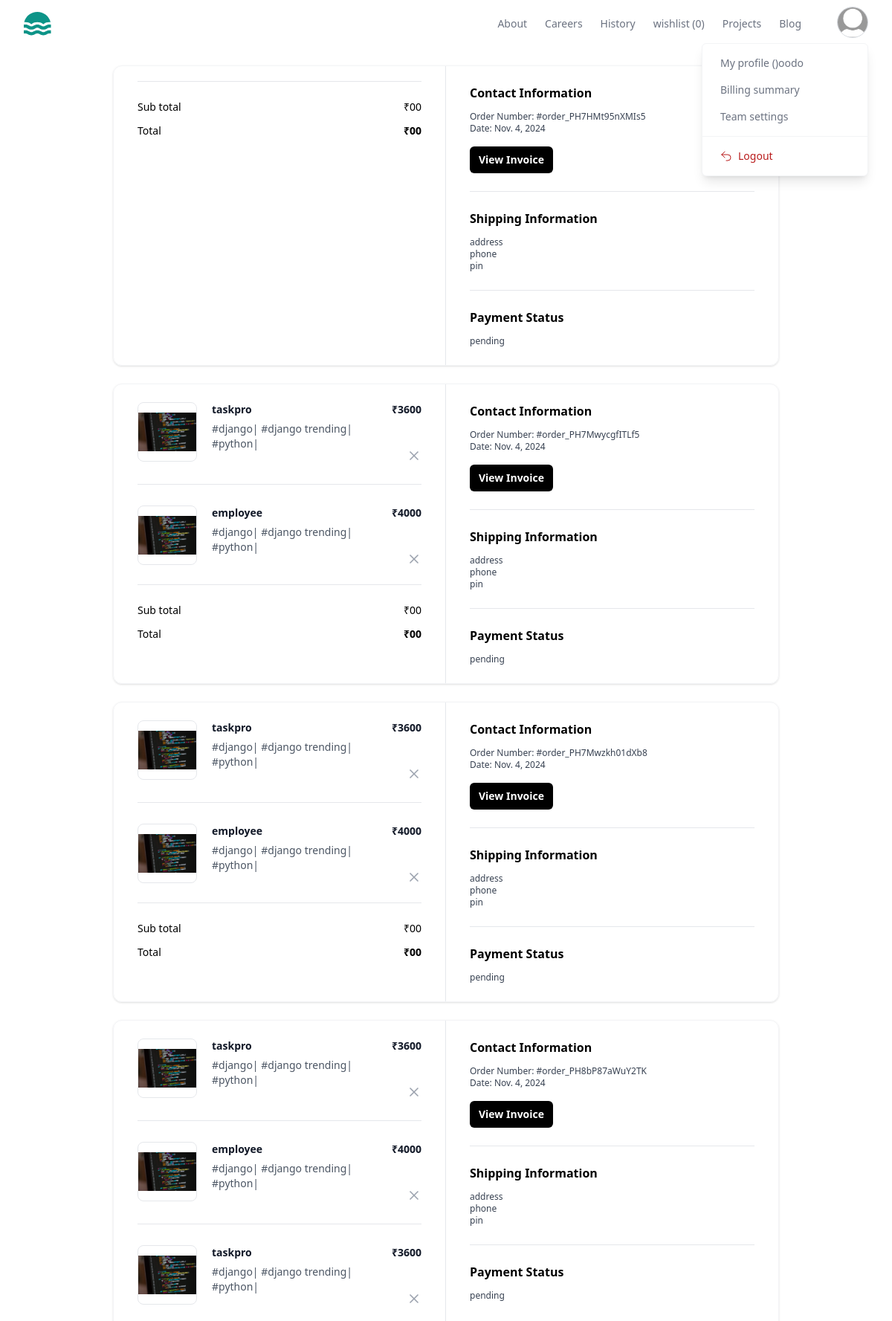
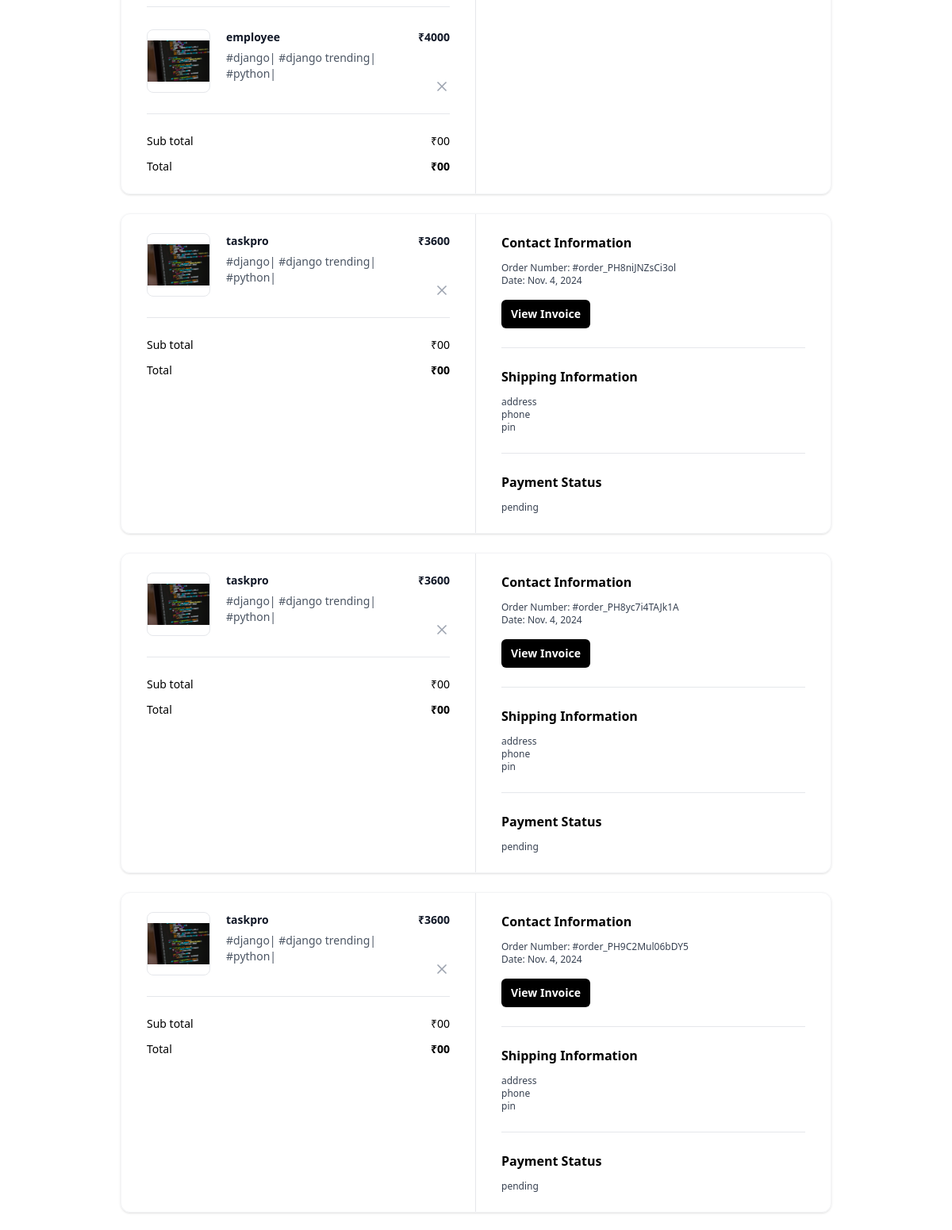
The app's page /orders/all/ (signed in, upper part) with its own data (2 pictures, top to bottom).
### store/models.py (models this page shows, shortened)
class BaseModel(models.Model):
    created_date=models.DateTimeField(auto_now_add=True)
    updated_date=models.DateTimeField(auto_now=True)
    is_active=models.BooleanField(default=True)

class UserProfile(BaseModel):
    bio=models.CharField(max_length=200,null=True)
    profile_picture=models.ImageField(upload_to="profilepictures",null=True,blank=True, default="profilepictures/default.png")
    phone=models.CharField(max_length=200,null=True)
    owner=models.OneToOneField(User,on_delete=models.CASCADE,related_name="profile")

class Order(BaseModel):
    wishlist_item_objects=models.ManyToManyField(WishListItem)
    is_paid=models.BooleanField(default=False)
    order_id=models.CharField(max_length=200,null=True)
    customer=models.ForeignKey(User,on_delete=models.CASCADE,null=True)

class BaseModel(models.Model):
    created_date=models.DateTimeField(auto_now_add=True)
    updated_date=models.DateTimeField(auto_now=True)
    is_active=models.BooleanField(default=True)

class WishListItem(BaseModel):
    wishlist_object=models.ForeignKey(WishList,on_delete=models.CASCADE,related_name="basket_item")
    project_object=models.ForeignKey(Project,on_delete=models.CASCADE)
    is_order_placed=models.BooleanField(default=False)

class Project(BaseModel):
    title=models.CharField(max_length=200)
    description=models.TextField()
    preview_image=models.ImageField(upload_to="previewimages",null=True,blank=True)
    price=models.PositiveIntegerField()
    developer=models.ForeignKey(User,on_delete=models.CASCADE)
    files=models.FileField(upload_to="projects",null=True,blank=True)
    tag_objects=models.ManyToManyField(Tag,null=True)
    thumbnail=EmbedVideoField()

class Tag(BaseModel):
    title=models.CharField(max_length=200)

### store/views.py (the view)
# urls.py: path('orders/all/',views.MyOrdersView.as_view(),name="orders"),
@method_decorator(decs,name="dispatch")
class MyOrdersView(View):
    template_name="myorders.html"
    def get(self,request,*args,**kwargs):
        qs=Order.objects.filter(customer=request.user)
        return render(request,self.template_name,{"data":qs})

### store/context_processors.py (called while the page is built)
def wishlist_item_count(request):
    count=0
    if request.user.is_authenticated:
        count=request.user.basket.basket_item.filter(is_order_placed=False).count()
    return {"cart_item_count":count}

### store/templates/myorders.html (shortened to what this page needs)
{%extends 'base.html'%}
{%block main_block%}
{%for o in data%}
<div class="mx-auto my-4 max-w-4xl md:my-6">
    <div class="overflow-hidden rounded-xl border border-gray-100 shadow">
      <div class="grid grid-cols-1 md:grid-cols-2">
        <div class="px-5 py-6 md:border-r md:border-r-gray-200 md:px-8">
          <div class="flow-root">
            <ul class="-my-7 divide-y divide-gray-200">
              {%for wi in o.wishlist_item_objects.all%}
              <li class="flex items-stretch justify-between space-x-5 py-7">
                <div class="flex flex-1 items-stretch">
                  <div class="flex-shrink-0">
                    <img
                      class="h-20 w-20 rounded-lg border border-gray-200 object-contain"
                      src="{{wi.project_object.preview_image.url}}"
                      alt="https://static.nike.com/a/images/c_limit,w_592,f_auto/t_product_v1/54a510de-a406-41b2-8d62-7f8c587c9a7e/air-force-1-07-lv8-shoes-9KwrSk.png"
                    />
                  </div>
                  <div class="ml-5 flex flex-col justify-between">
                    <div class="flex-1">
                      <p class="text-sm font-bold text-gray-900">
                       {{wi.project_object.title}}
                      </p>
                      <p class="mt-1.5 text-sm font-medium text-gray-600">
                       {%for t in wi.project_object.tag_objects.all%}
                       #{{t.title}}|
                       {%endfor%}
                      </p>
                    </div>
                  </div>
                </div>
                <div class="ml-auto flex flex-col items-end justify-between">
                  <p class="text-right text-sm font-bold text-gray-900">
                    ₹{{wi.project_object.price}}
                  </p>
                  <button
                    type="button"
                    class="-m-2 inline-flex rounded p-2 text-gray-400 transition-all duration-200 hover:text-gray-900 focus:outline-none focus:ring-2 focus:ring-gray-900 focus:ring-offset-2"
                  >
                    <svg
                      xmlns="http://www.w3.org/2000/svg"
                      width="24"
                      height="24"
                      viewBox="0 0 24 24"
                      fill="none"
                      stroke="currentColor"
                      stroke-width="2"
                      stroke-linecap="round"
                      stroke-linejoin="round"
                      class="h-5 w-5"
                    >
                      <line x1="18" y1="6" x2="6" y2="18"></line>
                      <line x1="6" y1="6" x2="18" y2="18"></line>
                    </svg>
                  </button>
                </div>
              </li>
              {%endfor%}
            </ul>
            <hr class="mt-6 border-gray-200" />
            <ul class="mt-6 space-y-3">
              <li class="flex items-center justify-between">
                <p class="text-sm font-medium">Sub total</p>
                <p class="text-sm font-medium">₹00</p>
              </li>
              <li class="flex items-center justify-between">
                <p class="text-sm font-medium ">Total</p>
                <p class="text-sm font-bold ">₹00</p>
              </li>
            </ul>
          </div>
        </div>
        <div class="px-5 py-6 md:px-8">
          <div class="flow-root">
            <div class="-my-6 divide-y divide-gray-200">
              <div class="py-6">
                <h2 class="text-base font-bold text-black">
                  Contact Information
                </h2>
                <p class="fontmedium mt-3 text-xs text-gray-700">
                  Order Number: #{{o.order_id}}
                </p>
                <p class="text-xs font-medium text-gray-700">
                  Date: {{o.created_date|date}}
                </p>
                <button
                  type="button"
                  class="mt-4 rounded-md bg-black px-3 py-2 text-sm font-semibold text-white shadow-sm hover:bg-black/80 focus-visible:outline focus-visible:outline-2 focus-visible:outline-offset-2 focus-visible:outline-black"
                >
                  View Invoice
                </button>
              </div>
              <div class="py-6">
                <h2 class="mb-2 text-base font-bold text-black">
                  Shipping Information
                </h2>
                <p class="mt-3 text-xs font-medium text-gray-700">address</p>
                <p class="text-xs font-medium text-gray-700">
               phone
                </p>
                <p class="text-xs font-medium text-gray-700">pin</p>
              </div>
              <div class="py-6">
                <h2 class="text-base font-bold text-black">
                  Payment Status
                </h2>
                <p class="mt-3 text-xs font-medium text-gray-700">
                  {%if o.is_paid%}
                        completed
                  {%else%}
                    pending
                  {%endif%}
                </p>
              </div>
            </div>
          </div>
        </div>
      </div>
    </div>
  </div>
{%endfor%}
{%endblock%}

### store/templates/base.html (shortened to what this page needs)
<!DOCTYPE html>
<html lang="en">
<head>
    <script src="https://cdn.tailwindcss.com"></script>
</head>
<body>
    <header class="bg-white">
        <div class="mx-auto max-w-screen-xl px-4 sm:px-6 lg:px-8">
          <div class="flex h-16 items-center justify-between">
            <div class="flex-1 md:flex md:items-center md:gap-12">
              <a class="block text-teal-600" href="#">
              </a>
            </div>
            <div class="md:flex md:items-center md:gap-12">
              <nav aria-label="Global" class="hidden md:block">
                <ul class="flex items-center gap-6 text-sm">
                  <li>
                    <a class="text-gray-500 transition hover:text-gray-500/75" href="#"> About </a>
                  </li>
                  <li>
                    <a class="text-gray-500 transition hover:text-gray-500/75" href="#"> Careers </a>
                  </li>
                  <li>
                    <a class="text-gray-500 transition hover:text-gray-500/75" href="#"> History </a>
                  </li>
                  <li>
                    <a class="text-gray-500 transition hover:text-gray-500/75" href="{%url 'my-wishlist'%}"> wishlist ({{cart_item_count}})</a>
                  </li>
                  <li>
                    <a class="text-gray-500 transition hover:text-gray-500/75" href="{%url 'my-works'%}"> Projects </a>
                  </li>
                  <li>
                    <a class="text-gray-500 transition hover:text-gray-500/75" href="#"> Blog </a>
                  </li>
                </ul>
              </nav>
              <div class="hidden md:relative md:block">
                <button
                  type="button"
                  class="overflow-hidden rounded-full border border-gray-300 shadow-inner"
                >
                  <img
                    src="{{request.user.profile.profile_picture.url}}"
                    alt=""
                    class="size-10 object-cover"
                  />
                </button>
                <div
                  class="absolute end-0 z-10 mt-0.5 w-56 divide-y divide-gray-100 rounded-md border border-gray-100 bg-white shadow-lg"
                  role="menu"
                >
                  <div class="p-2">
                    <a
                      href="{%url 'profile-edit'%}"
                      class="block rounded-lg px-4 py-2 text-sm text-gray-500 hover:bg-gray-50 hover:text-gray-700"
                      role="menuitem"
                    >
                      My profile (){{request.user}}
                    </a>
                    <a
                      href="#"
                      class="block rounded-lg px-4 py-2 text-sm text-gray-500 hover:bg-gray-50 hover:text-gray-700"
                      role="menuitem"
                    >
                      Billing summary
                    </a>
                    <a
                      href="#"
                      class="block rounded-lg px-4 py-2 text-sm text-gray-500 hover:bg-gray-50 hover:text-gray-700"
                      role="menuitem"
                    >
                      Team settings
                    </a>
                  </div>
                  <div class="p-2">
                    <form method="POST" action="#">
                      <button
                        type="submit"
                        class="flex w-full items-center gap-2 rounded-lg px-4 py-2 text-sm text-red-700 hover:bg-red-50"
                        role="menuitem"
                      >
                        <svg
                          xmlns="http://www.w3.org/2000/svg"
                          fill="none"
                          viewBox="0 0 24 24"
                          stroke-width="1.5"
                          stroke="currentColor"
                          class="size-4"
                        >
                          <path
                            stroke-linecap="round"
                            stroke-linejoin="round"
                            d="M9 15 3 9m0 0 6-6M3 9h12a6 6 0 0 1 0 12h-3"
                          />
                        </svg>
                        Logout
                      </button>
                    </form>
                  </div>
                </div>
              </div>
            </div>
          </div>
        </div>
      </header>
     {%block main_block%}
     {%endblock%}
</body>
</html>

### records on screen
Order: order_id "order_PH7HMt95nXMIs5", created_date "Nov. 4, 2024", is_paid "pending"
Order: order_id "order_PH7MwycgfITLf5", created_date "Nov. 4, 2024", is_paid "pending"
WishListItem: project_object.preview_image (picture), project_object "taskpro", project_object.price "3600"
Tag: title "django"
Tag: title "django trending"
Tag: title "python"
WishListItem: project_object.preview_image (picture), project_object "employee", project_object.price "4000"
Order: order_id "order_PH7Mwzkh01dXb8", created_date "Nov. 4, 2024", is_paid "pending"
Order: order_id "order_PH8bP87aWuY2TK", created_date "Nov. 4, 2024", is_paid "pending"
WishListItem: project_object.preview_image (picture), project_object "taskpro", project_object.price "3600"
WishListItem: project_object.preview_image (picture), project_object "employee", project_object.price "4000"
WishListItem: project_object.preview_image (picture), project_object "taskpro", project_object.price "3600"
WishListItem: project_object.preview_image (picture), project_object "employee", project_object.price "4000"
Order: order_id "order_PH8niJNZsCi3ol", created_date "Nov. 4, 2024", is_paid "pending"
WishListItem: project_object.preview_image (picture), project_object "taskpro", project_object.price "3600"
Order: order_id "order_PH8yc7i4TAJk1A", created_date "Nov. 4, 2024", is_paid "pending"
WishListItem: project_object.preview_image (picture), project_object "taskpro", project_object.price "3600"
Order: order_id "order_PH9C2Mul06bDY5", created_date "Nov. 4, 2024", is_paid "pending"
WishListItem: project_object.preview_image (picture), project_object "taskpro", project_object.price "3600"

### other values on screen
{{ cart_item_count }} "0"
{{ request.user }} "oodo"
